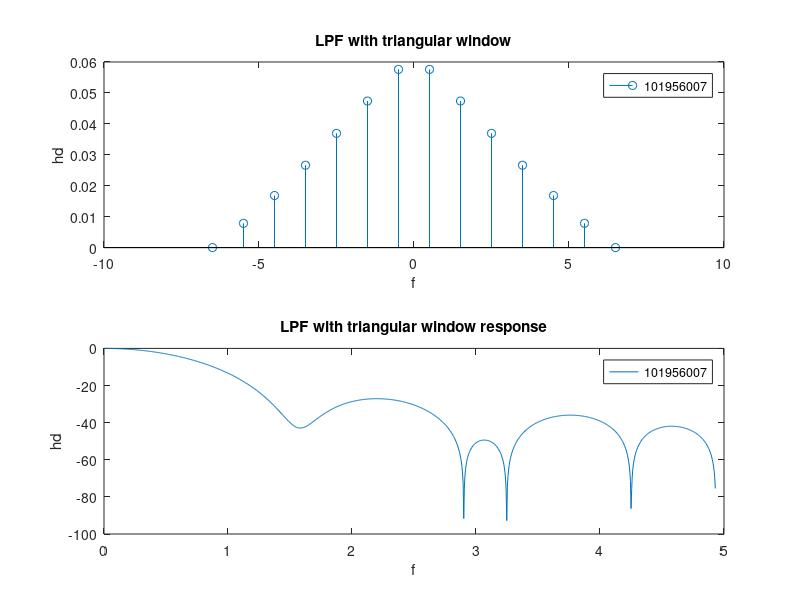

Write the MATLAB code that produced this figure.
% Rectangular
fp =1500;
tw = 500;
fsample=8000;
tw=tw/fsample;
fc=fp +tw/2;
N=floor(0.9/tw);
A=zeros(1,N);
h=ones(1,N);
hd=ones(1,N);
for i=1:N;
    a(i)=(-(N-1)/2-1)+i;
end
rectangular = ones(1,N);
for i=1:N
    wc =2*pi*fc;
    h(i)=2*fc*sin(a(i)*wc)/(a(i)*wc);
    hd(i)=h(i)*rectangular(i);
end

subplot(2,1,1);
stem(a,hd);
title('LPF with rectangular window');
legend('101956007');
xlabel('t');
ylabel('hd');
[X2,w2]=freqz(hd,1,1024);
X2max=max(abs(X2));
subplot(2,1,2);
plot(w2/2*pi,20*log10(abs(X2)/X2max));
title('LPF with Rectangular Window frequency response');
xlabel('f');
legend('101956007');
ylabel('hd');








%triangular

fp =1500;
tw = 500;
fs=8000;
tw=tw/fs;
fc=fp +tw/2;
N=floor(0.9/tw);
A=[zeros(1,N)];
for i=1:N
    a(i)=(-(N-1)/2-1)+i;
end
tr=zeros(length(N-1));
for n=0:1:N-1
    if n<=(N-1)/2
        tr(n+1)=2*n/(N-1);
    elseif n>(N-1)/2 && n<=N-1
        tr(n+1)=2-(2*n/(N-1));
    end
end
       
h=ones(1,N);
hd=ones(1,N);
for i=1:N
    wc=2*pi*fc;
    h(i)=2*fc*sin(a(i)*wc)/(a(i)*wc);
    hd(i)=h(i)*tr(i);
end
subplot(2,1,1);
stem(a,hd);
title('LPF with triangular window');
legend('101956007');
xlabel('f');
ylabel('hd');
[X2,w2]=freqz(hd,1,1024);
X2max=max(abs(X2));
subplot(2,1,2);
plot(w2/2*pi,20*log10(abs(X2)/X2max));
title('LPF with triangular window response');
legend('101956007');
xlabel('f');
ylabel('hd');